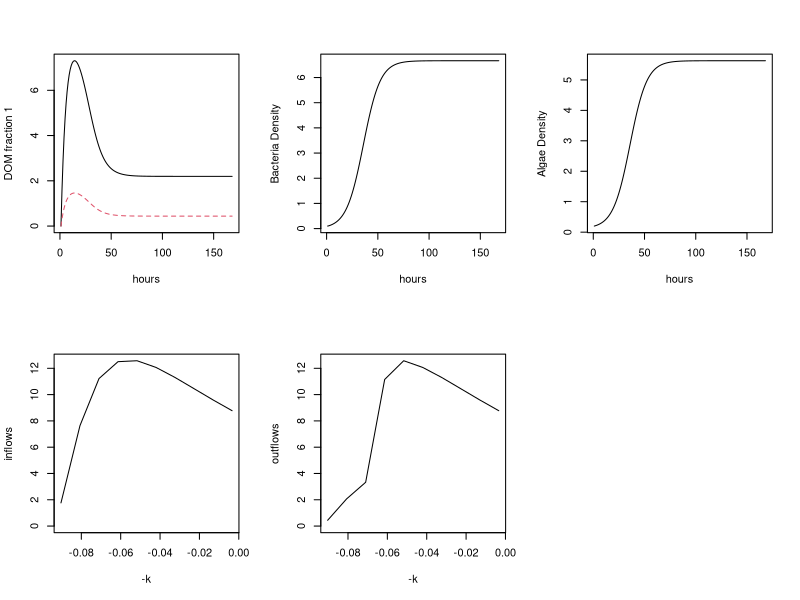

R code for this plot:
library(deSolve)
range = 5 # range of the lognormal distribution to use
MaxTotalDOCUptake = 2.42  # g/h per km stream, the maximum rate derived from  McLaughlin and Kaplan 2013
# this factor of 20 effectively extends the reach by to 20 km

BiofilmBacteriaFraction = .8; # for now set density of bacteria at 80% of their maximum possible
MaximumPossibleUptake = MaxTotalDOCUptake # same as above, at least for now

DOCin = function(t, subpool, poolDivisions) {
  segment = range / poolDivisions
  # this use of lognormal is not quite right
  # remember than proportion in a given pool have ln(k) is normally distributed
 
  if(t < 50) {
    mean = .5
  } else {
    mean = 1.7
  }
  mean = 1.7
  
  portion = plnorm(subpool * segment, mean = mean) - plnorm((subpool - 1) * segment, mean = mean)
  #print(segment)
  #print(portion)
  
  DOCinTotal = 211
  PoolDOCin = DOCinTotal * portion
  return(PoolDOCin)
}

k = function(subpool, poolDivisions){
  # this is also not quite right
  # because MaxTotalDOCUptake is not the max rate, but rather the max combined rate
  # of all those exponential decays
  lookup = seq(.1, .0034, length.out = poolDivisions + 1)
  k = lookup[subpool + 1]
  return(k)
}

pool =  function(t, y, params) {
  
  MaximumFeasibleUptakeRate = MaximumPossibleUptake  # per hour
  UptakeRateThisTimeStep = 0 # summation
  
  BacteriaDensity = y[PoolDivisions * 2 + 1]
  AlgaeDensity = y[PoolDivisions * 2 + 1]
  
  with(as.list(params), {
    differentials = c()
    TotalBacterialUptake = 0
    for(i in 1:PoolDivisions){
      index = (i-1)*2 + 1
      DOC = y[index]
      DOCoutflow = y[index+1]
      
      UptakeRate = k(i, PoolDivisions) * DOC ;
      if(UptakeRate + UptakeRateThisTimeStep > MaximumFeasibleUptakeRate){
        UptakeRate = MaximumFeasibleUptakeRate - UptakeRateThisTimeStep
      }
      UptakeRateThisTimeStep = UptakeRateThisTimeStep + UptakeRate
      
      #print(UptakeRateThisTimeStep)
      
      dDOC = DOCin(t, i, PoolDivisions) - UptakeRate * BacteriaDensity - DOCoutflow
      dDOCoutflow = Dout * dDOC
      differentials[index] = dDOC
      differentials[index+1] = dDOCoutflow

      TotalBacterialUptake = TotalBacterialUptake + UptakeRate * BacteriaDensity
    }
    
    #
    # With the exception of K, these params are completely made up at this point
    # Needs proper parameterization
    #
    KBact = 10 # which is to say, we are allowing 10 kilometers of biofilm.
    BGE = .05 #  stating point: http://www.annualreviews.org/doi/abs/10.1146/annurev.ecolsys.29.1.503
    AlgaeInhibitsBact = .5 # not parameterized yet
    # bacteria need to grow based on DOC uptake
    dBacteriaDensity = BGE * TotalBacterialUptake * ( 1 - BacteriaDensity / KBact - AlgaeInhibitsBact * AlgaeDensity / KBact)
    
    KAlg = 10
    # these constants parameterized yet
    r = .1  # this is the photosynthesis production
    BactInhibitsAlgae = .5
    dAlgaeDensity = r * AlgaeDensity * ( 1 - AlgaeDensity / KAlg - BactInhibitsAlgae * BacteriaDensity / KAlg )
    
    differentials = c(differentials, dBacteriaDensity, dAlgaeDensity)
    
    
    #print(differentials)
    list(differentials)
  })
}

#
# DOCin - flow of DOC into the system, kg
# Dout - percentage flow out of the system, i.e. water flow/residence time

# 2 pools
# 2 different k
# assume the inflow to each pool is equal (this is not true)
# outflows are equal percentages (this will be true)
# also assume initial DOC is the same and 0 for both pools
PoolDivisions = 10
params = c(Dout = .2, PoolDivisions = PoolDivisions)

Initial.DOC = 0 # units ?
Initial.DOCoutflow = Initial.DOC * params['Dout']
Initial.BacteriaDensity = .1
Initial.AlgaeDensity = .2

one.week = 24*7
two.weeks = 24*14
max = one.week
t = 1:max



state = rep(0, params['PoolDivisions'] * 2)
state = c(state, Initial.BacteriaDensity)
state = c(state, Initial.AlgaeDensity)
out = ode(y = state, times = t, func = pool, parms = params)

par(mfrow=c(2,3))
matplot(t, out[,2:3], type = "l", ylab = "DOM fraction 1", xlab = 'hours')
matplot(t, out[,params['PoolDivisions'] * 2+2], type = "l", ylab = "Bacteria Density", xlab = 'hours')
matplot(t, out[,params['PoolDivisions'] * 2+3], type = "l", ylab = "Algae Density", xlab = 'hours')
#matplot(t, sapply(1:PoolDivisions, function(subpool){out[,1+2*subpool]}))

#par(mfrow=c(1,2))
inflows = sapply(1:PoolDivisions, function(subpool){DOCin(1, subpool, PoolDivisions)})
outflows = sapply(1:PoolDivisions, function(subpool){out[,1+2*subpool][max-1]})
ylimit = max(inflows)
ks = -sapply(1:PoolDivisions, k, PoolDivisions);
plot(inflows~ks, type="l", ylim=c(0,ylimit), xlab='-k' )
plot(outflows~ks,type="l", ylim=c(0,ylimit), xlab='-k' )

#par(mfrow=c(1,1))
#matplot(t, out[,2:90], 2, type = "l")
#matplot(t, sapply(1:PoolDivisions, function(subpool){ sapply(t,function(t){ 
#  DOCin(t, subpool, PoolDivisions)})}))

#par(mfrow=c(2,2))
#t1 = sapply(1:PoolDivisions, function(subpool){out[1+subpool]})
